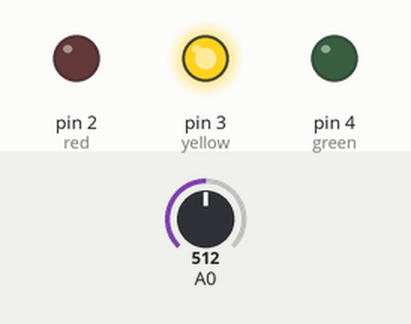
Recording of a sketch running on a simulated Arduino Uno, built with avr-gcc and run on an emulated ATmega328P. On the bench: output pins drawn as LEDs (lit = HIGH). The inputs (shaded band) are chosen by the test bench; at power-on: A0 = 512.

Above: at 1.2 s.
1.3 s: A0 set to 692
At 2.3 s:
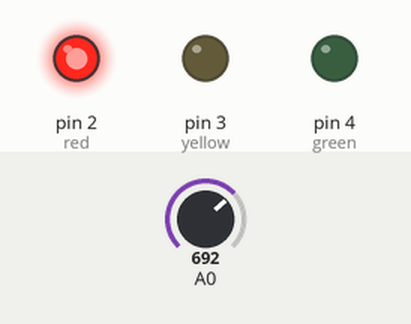
2.8 s: A0 set to 330
At 3.4 s:
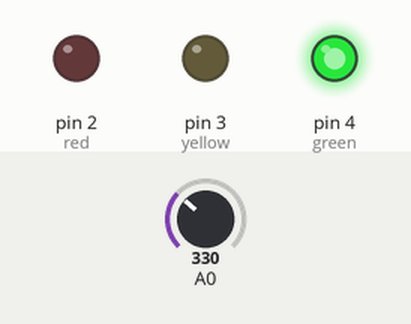
4.3 s: A0 set to 350
At 4.6 s:
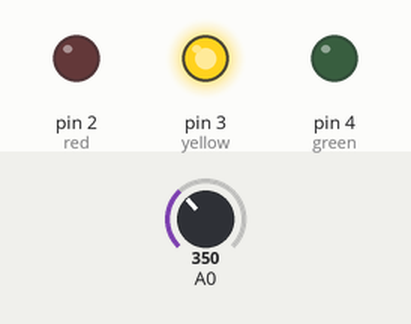
5.8 s: A0 set to 306
At 6.9 s:
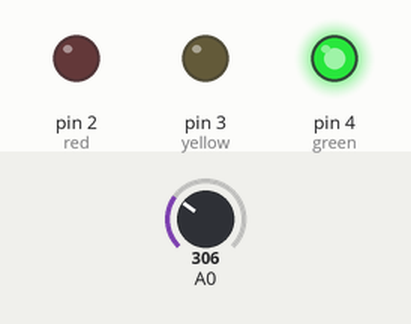
Timing chart, 0 to 8.3 s (numbered marks = the images above; inputs shaded):
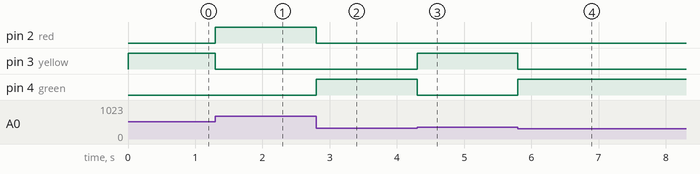

Measured:
- after the input at 1.3 s, pin 2 (red): LOW → HIGH at once; pin 3 (yellow): HIGH → LOW at once
- after the input at 2.8 s, pin 2 (red): HIGH → LOW at once; pin 4 (green): LOW → HIGH at once
- after the input at 4.3 s, pin 3 (yellow): LOW → HIGH at once; pin 4 (green): HIGH → LOW at once
- after the input at 5.8 s, pin 3 (yellow): HIGH → LOW at once; pin 4 (green): LOW → HIGH at once

The sketch:

RYG_potentiometer.ino
```cpp
// red, yellow, green, potentiometer
// this code just progressively lights up different LED based on voltage
// (voltage set by potentiometer)
int red = 2;
int yellow = 3;
int green = 4;

void setup() {
  pinMode(A0,INPUT);
  pinMode(red,OUTPUT);
  pinMode(yellow,OUTPUT);
  pinMode(green,OUTPUT);
}

void loop() {
  int detect = analogRead(A0);
  if (detect < 340)
    digitalWrite(green,HIGH);
  else
    digitalWrite(green,LOW);

  if (detect < 682 && detect > 340)
    digitalWrite(yellow,HIGH);
  else
    digitalWrite(yellow,LOW);

  if (detect > 682)
    digitalWrite(red,HIGH);
  else
    digitalWrite(red,LOW);

}
```
